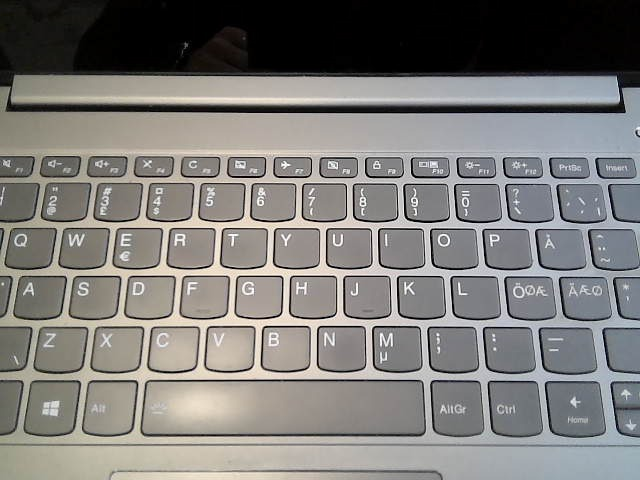
#> input picture robot_pose_1.jpg, 640 x 480 px
$ python no_wrap.py
#> lines starting #> are read from the running program, lines starting #| are printed output that depends on the picture; after the words box and inside, x2 and y2 are one past the last pixel; in counts of white or black regions, pixels touching at a corner belong together
import cv2
import pytesseract
import numpy as np
import os
import json
import math
import statistics
import shlex
from PIL import Image

# =========================================================
# PART 1: CONFIGURATION
# =========================================================

# 1. ROBOT SETUP
SETUP_PITCH_DEG = 18.0
CAMERA_HEIGHT_MM = 500.0

# 2. KEYBOARD SETTINGS (DANISH)
VALID_KEY_CHARS = list("ABCDEFGHIJKLMNOPQRSTUVWXYZÆØÅabcdefghijklmnopqrstuvwxyzæøå0123456789`~!@#$%^&*()-_=+[]{}\\|;:'\",.<>/?½§")
VALID_KEYS = set(VALID_KEY_CHARS)
DIGITS = set("0123456789")
LETTERS = set("ABCDEFGHIJKLMNOPQRSTUVWXYZÆØÅ")

# Danish QWERTY
QWERTY_FULL = [
    ['½', '1', '2', '3', '4', '5', '6', '7', '8', '9', '0', '+', '´'],
    ['Q', 'W', 'E', 'R', 'T', 'Y', 'U', 'I', 'O', 'P', 'Å'],
    ['A', 'S', 'D', 'F', 'G', 'H', 'J', 'K', 'L', 'Æ', 'Ø', "'"],
    ['<', 'Z', 'X', 'C', 'V', 'B', 'N', 'M', ',', '.', '-']
]

QWERTY_LETTERS = [
    ['Q', 'W', 'E', 'R', 'T', 'Y', 'U', 'I', 'O', 'P', 'Å'],
    ['A', 'S', 'D', 'F', 'G', 'H', 'J', 'K', 'L', 'Æ', 'Ø'],
    ['Z', 'X', 'C', 'V', 'B', 'N', 'M']
]

# =========================================================
# PART 2: YOUR RECOGNITION LOGIC (EXACT IMPLEMENTATION)
# =========================================================

# --- PREPROCESSING ---
def build_masks(img, block_size=21, C=5):
    gray = cv2.cvtColor(img, cv2.COLOR_BGR2GRAY)
    gray_blur = cv2.GaussianBlur(gray, (5, 5), 0)
    bs = block_size if block_size % 2 == 1 else block_size + 1
    mask_adaptive = cv2.adaptiveThreshold(
        gray_blur, 255,
        cv2.ADAPTIVE_THRESH_MEAN_C, cv2.THRESH_BINARY_INV,
        bs, C
    )
    kernel_small = cv2.getStructuringElement(cv2.MORPH_RECT, (3, 3))
    mask_adaptive = cv2.morphologyEx(mask_adaptive, cv2.MORPH_CLOSE, kernel_small, iterations=1)
    mask_adaptive = cv2.erode(mask_adaptive, kernel_small, iterations=1)
    gray_bi = cv2.bilateralFilter(gray, 9, 75, 75)
    edges = cv2.Canny(gray_bi, 40, 160)
    edges = cv2.morphologyEx(edges, cv2.MORPH_CLOSE, kernel_small, iterations=1)
    mask_edges = cv2.dilate(edges, kernel_small, iterations=1)
    mask_union = cv2.bitwise_or(mask_adaptive, mask_edges)
    return gray, mask_adaptive, mask_edges, mask_union

def find_key_contours(binary_mask, img_shape):
    contours, _ = cv2.findContours(binary_mask.copy(), cv2.RETR_TREE, cv2.CHAIN_APPROX_SIMPLE)
    H, W = img_shape[:2]
    image_area = float(W * H)
    min_area = image_area * 0.00001
    max_area = image_area * 0.08
    candidates = []
    for cnt in contours:
        area = cv2.contourArea(cnt)
        if area < min_area or area > max_area:
            continue
        x, y, w, h = cv2.boundingRect(cnt)
        if w < 10 or h < 10:
            continue
        aspect = w / float(h)
        if not (0.35 < aspect < 9.0):
            continue
        rect_area = w * h
        if rect_area <= 0:
            continue
        fill_ratio = area / float(rect_area)
        if fill_ratio < 0.20:
            continue
        approx = cv2.approxPolyDP(cnt, 0.03 * cv2.arcLength(cnt, True), True)
        if len(approx) < 4 or len(approx) > 14:
            continue
        candidates.append(cnt)
    candidates = sorted(candidates, key=lambda c: (cv2.boundingRect(c)[1], cv2.boundingRect(c)[0]))
    return candidates

# --- OCR HELPERS ---
def _run_tesseract(pil_img, whitelist):
    whitelist_token = shlex.quote(whitelist)
    # Loop through PSM modes (Restored from your logic)
    for psm in (10, 8, 6, 7, 13):
        config = f'--oem 1 --psm {psm} -c tessedit_char_whitelist={whitelist_token}'
        try:
            # Try Danish first
            text = pytesseract.image_to_string(pil_img, lang='dan', config=config).strip().replace("\n", "")
        except:
            # Fallback
            text = pytesseract.image_to_string(pil_img, config=config).strip().replace("\n", "")
        if text:
            return text
    return ""

def ocr_label_from_roi(gray, bbox, valid_keys=VALID_KEYS):
    x, y, w, h = bbox
    margin = int(0.10 * min(w, h))
    rx1 = max(0, x + margin)
    ry1 = max(0, y + margin)
    rx2 = min(gray.shape[1], x + w - margin)
    ry2 = min(gray.shape[0], y + h - margin)
    roi = gray[ry1:ry2, rx1:rx2]
    if roi.size == 0 or roi.shape[0] < 6 or roi.shape[1] < 6:
        return None

    # LOGIC RESTORED EXACTLY (No padding added)
    roi_big = cv2.resize(roi, None, fx=3.0, fy=3.0, interpolation=cv2.INTER_CUBIC)
    roi_bin = cv2.threshold(roi_big, 0, 255, cv2.THRESH_BINARY + cv2.THRESH_OTSU)[1]
    roi_inv = cv2.bitwise_not(roi_bin)

    whitelist = ''.join(sorted(valid_keys))
    pil_inv = Image.fromarray(roi_inv)
    text = _run_tesseract(pil_inv, whitelist)

    if not text:
        pil_bin = Image.fromarray(roi_bin)
        text = _run_tesseract(pil_bin, whitelist)

    if not text:
        return None

    if len(text) == 1 and text.isalpha():
        text = text.upper()

    mapping = {'|': 'I', 'l': 'I'}
    text = mapping.get(text, text)
    return text if text in valid_keys else None

# --- GEOMETRY HELPERS ---
def iou_box(a, b):
    ax, ay, aw, ah = a
    bx, by, bw, bh = b
    x1 = max(ax, bx); y1 = max(ay, by)
    x2 = min(ax + aw, bx + bw); y2 = min(ay + ah, by + bh)
    inter = max(0, x2 - x1) * max(0, y2 - y1)
    denom = (aw * ah) + (bw * bh) - inter
    return inter / denom if denom > 0 else 0.0

def nms_boxes(boxes, iou_thresh=0.35):
    if not boxes: return []
    areas = [(w * h) for (_, _, w, h) in boxes]
    idxs = list(range(len(boxes)))
    idxs.sort(key=lambda i: areas[i], reverse=True)
    kept = []
    while idxs:
        i = idxs.pop(0)
        keep = True
        for k in kept:
            if iou_box(boxes[i], boxes[k]) > iou_thresh:
                keep = False
                break
        if keep:
            kept.append(i)
        idxs = [j for j in idxs if iou_box(boxes[j], boxes[i]) <= iou_thresh]
    return [boxes[i] for i in kept]

def remove_nested_boxes(boxes, pad=2, area_ratio_thresh=0.85):
    if not boxes: return []
    areas = [w * h for (x, y, w, h) in boxes]
    idxs = list(range(len(boxes)))
    idxs.sort(key=lambda i: areas[i], reverse=True)
    def contains(outer, inner):
        ox, oy, ow, oh = outer
        ix, iy, iw, ih = inner
        return (ix >= ox + pad and iy >= oy + pad and
                ix + iw <= ox + ow - pad and iy + ih <= oy + oh - pad)
    keep = [True] * len(boxes)
    for i_pos, i in enumerate(idxs):
        if not keep[i]: continue
        oi = boxes[i]; ai = areas[i]
        for j in idxs[i_pos + 1:]:
            if not keep[j]: continue
            oj = boxes[j]; aj = areas[j]
            if contains(oi, oj) and (aj / ai) <= area_ratio_thresh:
                keep[j] = False
    return [boxes[k] for k in range(len(boxes)) if keep[k]]

# --- ROW CLUSTERING ---
# [329 lines left out: functions cluster_rows_by_y, build_detected_rows, map_rows_to_layout, correct_labels_by_qwerty, fix_ambiguous_by_row, resolve_duplicate_labels and 6 more, not called in this run]

# --- MAIN DETECTION FUNCTION ---
def detect_keyboard_keys(img, verbose=False, save_debug=True, include_unlabeled=True):
    # 1. RESIZING (Logic from your script)
    # We resize to max 1280 for detection consistency, but we must remember the scale!
    max_w = 1280
    h, w = img.shape[:2]
    scale = 1.0
    if w > max_w:
        scale = max_w / w
        # Note: We overwrite 'img_processed' for processing but keep original 'img' safe
        img_processed = cv2.resize(img, (int(w * scale), int(h * scale)))
    else:
        img_processed = img.copy()

    gray, mask_adaptive, mask_edges, mask_union = build_masks(img_processed, block_size=21, C=5)
    contours = find_key_contours(mask_union, img_processed.shape)

    if len(contours) < 10:
        if verbose:
            print(f"Union mask yielded {len(contours)} contours; trying alternate params...")
        gray, mask_adaptive, mask_edges, mask_union = build_masks(img_processed, block_size=17, C=3)
        contours = find_key_contours(mask_union, img_processed.shape)

    if verbose:
        print(f"Using {len(contours)} candidate key contours")

    if save_debug:
        cv2.imwrite("debug_mask_adaptive.png", mask_adaptive)
        cv2.imwrite("debug_mask_edges.png", mask_edges)
        cv2.imwrite("debug_mask_union.png", mask_union)

    contour_boxes = []
    for cnt in contours:
        x, y, w, h = cv2.boundingRect(cnt)
        if w >= 12 and h >= 12:
            contour_boxes.append((x, y, w, h))

    all_boxes = nms_boxes(contour_boxes, iou_thresh=0.3)
    all_boxes = remove_nested_boxes(all_boxes, pad=2, area_ratio_thresh=0.85)

    raw_results = []
    for (x, y, w, h) in all_boxes:
        label = ocr_label_from_roi(gray, (x, y, w, h), VALID_KEYS)
        cx, cy = int(x + w / 2), int(y + h / 2)
        raw_results.append({
            "label": label if label else "?",
            "bbox": {"x": x, "y": y, "w": w, "h": h},
            "center": {"cx": cx, "cy": cy},
            "inferred": False if label else True
        })

    if verbose:
        for r in raw_results:
            print(f"Box @ ({r['bbox']['x']},{r['bbox']['y']},{r['bbox']['w']},{r['bbox']['h']}) -> {r['label']}")

    # === Apply Full Logic Pipeline ===
    qwerty_layout, letters_only, min_row_len = select_layout_and_params(raw_results)

    if any(r["label"] != "?" for r in raw_results):
        raw_results = correct_labels_by_qwerty(raw_results, qwerty_layout, min_row_len, 0.6)

    if not letters_only:
        raw_results = fix_ambiguous_by_row(raw_results)

    raw_results = resolve_duplicate_labels(raw_results, qwerty_layout)
    raw_results = fill_missing_by_layout(raw_results, qwerty_layout)
    raw_results = fill_missing_by_neighbors_no_map(raw_results, qwerty_layout)
    raw_results = label_spacebar_by_B(raw_results, 3.0, 1.0, 0.6)

    # 2. RESCALE COORDINATES BACK TO ORIGINAL (CRITICAL FOR 3D)
    if scale != 1.0:
        for r in raw_results:
            r['bbox']['x'] = int(r['bbox']['x'] / scale)
            r['bbox']['y'] = int(r['bbox']['y'] / scale)
            r['bbox']['w'] = int(r['bbox']['w'] / scale)
            r['bbox']['h'] = int(r['bbox']['h'] / scale)
            r['center']['cx'] = int(r['center']['cx'] / scale)
            r['center']['cy'] = int(r['center']['cy'] / scale)

    # --- FILTERING FOR LETTERS AND SPACE ONLY ---
    final_filtered_results = []
    for r in raw_results:
        lbl = r.get("label", "?")
        # Keep if it is SPACE or in our LETTERS set OR if it is unknown (?)
        # This preserves bounding boxes for unrecognized letters as requested
        if lbl == "SPACE" or lbl in LETTERS or lbl == "?":
             final_filtered_results.append(r)

    # Visualization (on ORIGINAL image size)
    annotated = img.copy()
    for r in final_filtered_results:
        if not r.get("bbox"): continue
        x, y, w, h = r["bbox"]["x"], r["bbox"]["y"], r["bbox"]["w"], r["bbox"]["h"]
        lbl = r["label"]
        color = (0, 0, 255) if lbl != "?" else (0, 165, 255)
        cv2.rectangle(annotated, (x, y), (x + w, y + h), (0, 255, 0), 2)
        cv2.putText(annotated, lbl, (x+2, y+h-2), cv2.FONT_HERSHEY_SIMPLEX, 0.5, color, 1)

    space_info = detect_spacebar(final_filtered_results)
    if space_info:
        cx, cy = space_info["center"]["cx"], space_info["center"]["cy"]
        cv2.circle(annotated, (cx, cy), 5, (255, 0, 0), -1)

    return annotated, final_filtered_results

# =========================================================
# PART 3: MONO-PROCESSOR (Ray Casting Only)
# =========================================================

class MonoRayCaster:
    def __init__(self, K, D, pitch_deg, height_mm):
        self.K = K; self.D = D; self.height = height_mm

        theta = np.radians(pitch_deg)
        self.R_ray = np.array([
            [1, 0, 0],
            [0, np.cos(theta), -np.sin(theta)],
            [0, np.sin(theta),  np.cos(theta)]
        ])

        # NOTE: No warper initialized here

    # [12 lines left out: function pixel_to_3d, not called in this run]

    def process(self, img_raw):
        # 1. DETECT (Directly on raw image)
        vis_warp, keys = detect_keyboard_keys(img_raw, verbose=True)

        final_data = []

        # 3. CALCULATE 3D
        for k in keys:
            # Get coordinates directly from detection (already raw)
            cx_raw, cy_raw = k['center']['cx'], k['center']['cy']

            # Ray Cast (Raw -> 3D)
            pos_3d = self.pixel_to_3d(cx_raw, cy_raw)

            if pos_3d is not None:
                final_data.append({
                    "label": k['label'],
                    "coords_cam": {
                        "x": float(pos_3d[0]),
                        "y": float(pos_3d[1]),
                        "z": float(pos_3d[2])
                    }
                })
                # Draw on the already annotated raw image
                cv2.putText(vis_warp, f"{pos_3d[1]:.0f}mm", (cx_raw, cy_raw+20),
                           cv2.FONT_HERSHEY_SIMPLEX, 0.4, (0,255,0), 1)

        return vis_warp, final_data

# =========================================================
# PART 4: ROBOTICS API FUNCTION
# =========================================================

def process_keyboard_from_robot(image, pitch_deg, camera_height_mm, K, D, output_json_path="keyboard_coords.json", output_image_path="annotated_keyboard.jpg"):
    """
    Main entry point for the Robotics Application.
    """
    if image is None:
        raise ValueError("Received None instead of an image.")

    # Initialize the processor with dynamic parameters
    processor = MonoRayCaster(K, D, pitch_deg, camera_height_mm)

    # Run pipeline
    visualization, data = processor.process(image)

    # Save to JSON
    try:
        with open(output_json_path, 'w') as f:
            json.dump(data, f, indent=2)
        print(f"Success: {len(data)} keys detected. Data saved to {output_json_path}")
    except IOError as e:
        print(f"Error saving JSON: {e}")

    # Save Image
    if output_image_path:
        try:
            cv2.imwrite(output_image_path, visualization)
            print(f"Annotated image saved to {output_image_path}")
        except Exception as e:
            print(f"Error saving Image: {e}")

    return data, visualization

# =========================================================
# PART 5: MAIN EXECUTION (TESTING)
# =========================================================
if __name__ == "__main__":
    # --- TEST CONFIGURATION ---
    TEST_PITCH = 18.0
    TEST_HEIGHT = 500.0
    IMG_PATH = "robot_pose_1.jpg"

    def load_calib():
        with open("camera_calibration.json", 'r') as f: d = json.load(f)
#> (reads camera_calibration.json from the repository)
        return np.array(d["K"]), np.array(d["D"])

    try: K, D = load_calib()
    except: print("No calibration file found. Please run calibration first."); exit()

    # Load Image
    img = cv2.imread(IMG_PATH)
#> img is the input picture: shape (480, 640, 3); mean B, G, R 121.4, 124.1, 125.8

    if img is not None:
        # Call the API function
        keys_data, vis_img = process_keyboard_from_robot(
            image=img,
            pitch_deg=TEST_PITCH,
            camera_height_mm=TEST_HEIGHT,
            K=K,
            D=D,
            output_json_path="robot_output.json",
            output_image_path="annotated_debug.jpg"
        )
#> in build_masks, `gray_blur = cv2.GaussianBlur(gray, (5, 5), 0)`:
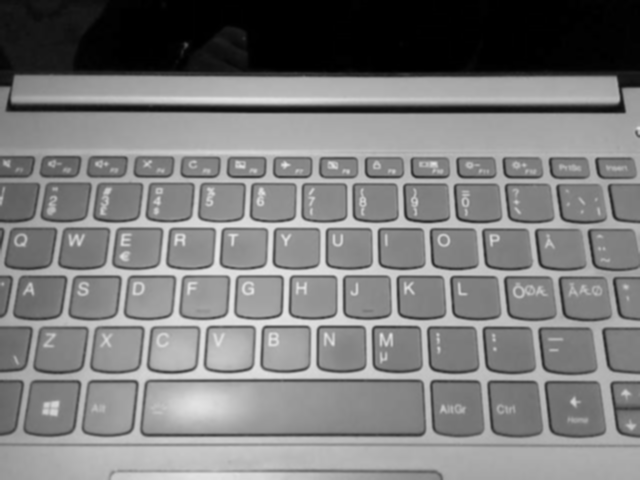
#> gray_blur: shape (480, 640); min 0, max 231, mean 124.3
#> in build_masks, `mask_adaptive = cv2.adaptiveThreshold( gray_blur, 255, cv2.ADAPTIVE_TH..`:
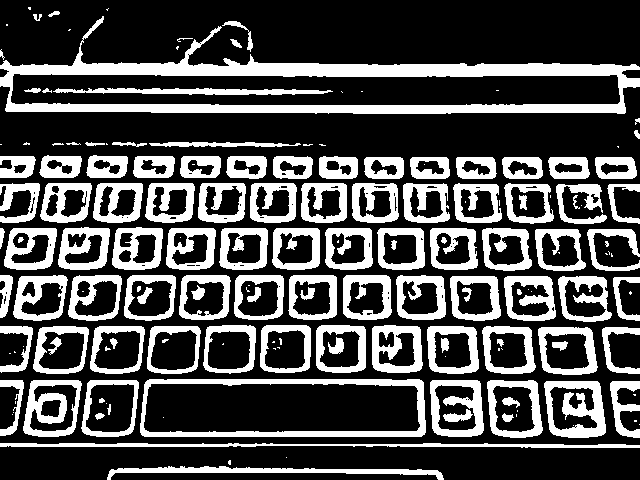
#> mask_adaptive: shape (480, 640); 30.7% white; 175 white regions (59 under 20 px), largest, box (x1, y1, x2, y2) and area: (0, 16, 640, 114) 13900, (140, 379, 426, 437) 3648, (0, 443, 640, 448) 1995
#> in build_masks, `mask_adaptive = cv2.morphologyEx(mask_adaptive, cv2.MORPH_CLOSE, kerne..`: mask_adaptive: shape (480, 640); 31.1% white; 143 white regions (42 under 20 px), largest, box (x1, y1, x2, y2) and area: (0, 16, 640, 114) 14168, (140, 379, 426, 437) 3654, (544, 381, 606, 438) 2009
#> in build_masks, `mask_adaptive = cv2.erode(mask_adaptive, kernel_small, iterations=1)`:
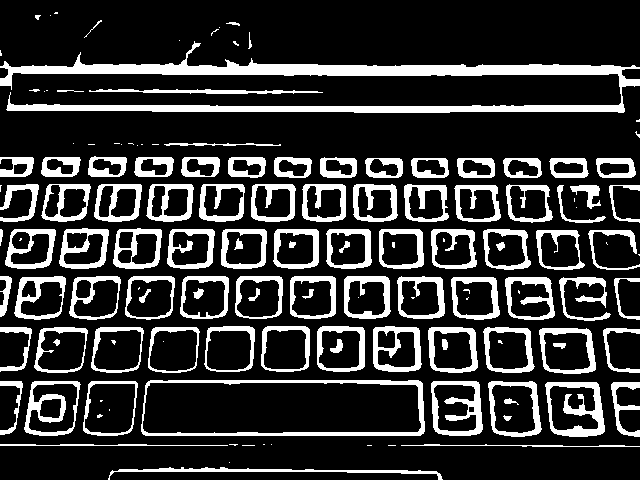
#> mask_adaptive: shape (480, 640); 20.4% white; 146 white regions (46 under 20 px), largest, box (x1, y1, x2, y2) and area: (0, 41, 640, 113) 10757, (141, 380, 425, 436) 2292, (545, 382, 605, 437) 1413
#> in build_masks, `edges = cv2.Canny(gray_bi, 40, 160)`: edges: shape (480, 640); 6.9% white in thin lines or dots, all inside (x1, y1, x2, y2) = (0, 74, 640, 480)
#> in build_masks, `edges = cv2.morphologyEx(edges, cv2.MORPH_CLOSE, kernel_small, iterati..`:
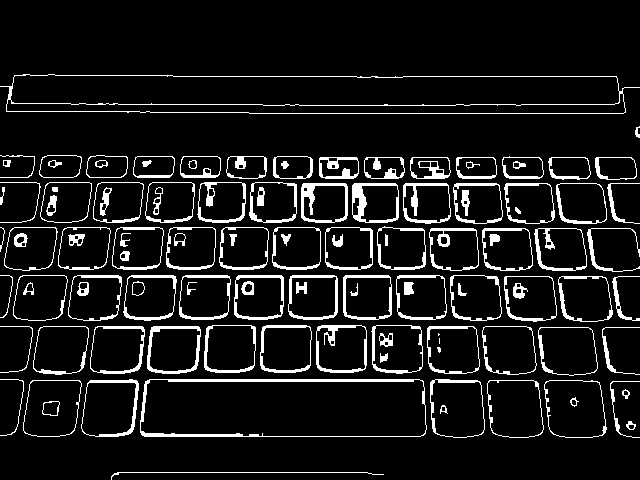
#> edges: shape (480, 640); 9.6% white; 122 white regions (3 under 20 px), largest, box (x1, y1, x2, y2) and area: (0, 74, 640, 114) 2015, (140, 379, 427, 437) 1543, (352, 183, 399, 223) 638
#> in build_masks, `mask_edges = cv2.dilate(edges, kernel_small, iterations=1)`:
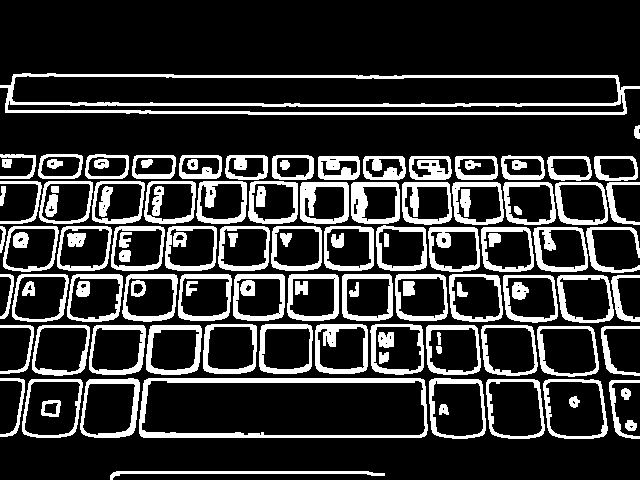
#> mask_edges: shape (480, 640); 20.6% white; 121 white regions, largest, box (x1, y1, x2, y2) and area: (0, 73, 640, 115) 6009, (139, 378, 428, 438) 2937, (315, 324, 368, 374) 1054
#> in build_masks, `mask_union = cv2.bitwise_or(mask_adaptive, mask_edges)`:
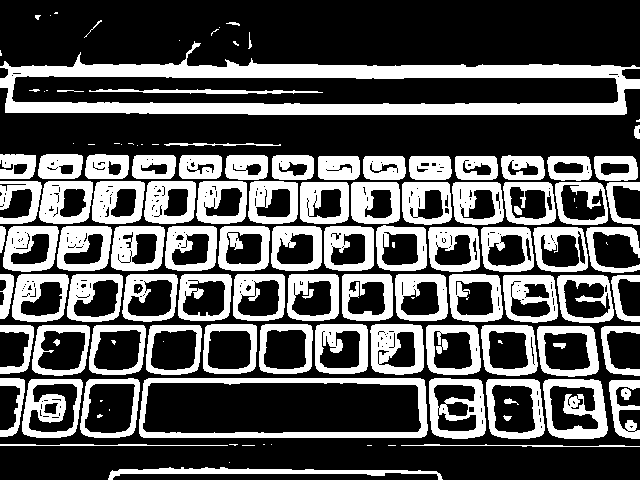
#> mask_union: shape (480, 640); 34.8% white; 132 white regions (38 under 20 px)
#> in find_key_contours, `contours, _ = cv2.findContours(binary_mask.copy(), cv2.RETR_TREE, cv2...`: contours = 539 contours, 343 with area under 20; largest, box (x1, y1, x2, y2) and area: (0, 41, 640, 115) 30250, (139, 378, 428, 438) 16774, (11, 75, 619, 105) 15904, (142, 382, 422, 434) 13624, (543, 379, 608, 439) 3366
#> the loop in find_key_contours, `for cnt in contours:` made 539 passes
#> (area, x, y, w, h, aspect, rect_area, fill_ratio) on passes 11, 13, 18: (75.5, 621, 388, 10, 12, 0.833, 120, 0.629), (771, 609, 380, 31, 59, 0.525, 1829, 0.422), (57, 570, 398, 14, 12, 1.17, 168, 0.339)
#> after the loop in find_key_contours, `for cnt in contours:`: candidates = 144 contours; largest, box (x1, y1, x2, y2) and area: (139, 378, 428, 438) 16774, (142, 382, 422, 434) 13624, (543, 379, 608, 439) 3366, (486, 379, 545, 439) 3098, (429, 378, 486, 439) 3088
#> in detect_keyboard_keys, `contours = find_key_contours(mask_union, img_processed.shape)`: contours has the same summary as candidates in find_key_contours
#| Using 144 candidate key contours
#> the loop in detect_keyboard_keys, `for cnt in contours:` made 144 passes
#> (x, y, w, h) on passes 1 to 12: (0, 154, 36, 25), (38, 154, 45, 25), (85, 154, 44, 25), (132, 155, 44, 24), (179, 155, 43, 24), (225, 155, 43, 25), (272, 155, 42, 25), (501, 155, 44, 25), (318, 156, 42, 24), (363, 156, 43, 24), (409, 156, 43, 24), (455, 156, 43, 24)
#> the loop in nms_boxes, `while idxs:` made 83 passes
#> the loop in remove_nested_boxes, `for i_pos, i in enumerate(idxs):` made 83 passes
#> the loop in detect_keyboard_keys, `for (x, y, w, h) in all_boxes:` made 1 pass
#> pass 1, in ocr_label_from_roi, `roi_bin = cv2.threshold(roi_big, 0, 255, cv2.THRESH_BINARY + cv2.THRES..`:
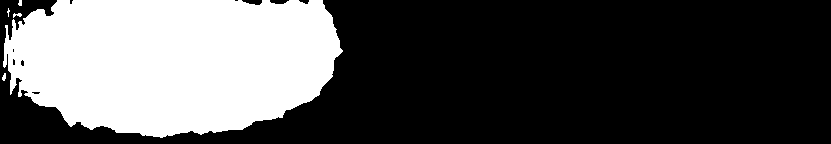
#> roi_bin: shape (144, 831); 31.9% white; 5 white regions (1 under 20 px), largest, box (x1, y1, x2, y2) and area: (3, 0, 343, 138) 38087, (13, 13, 22, 18) 26, (2, 73, 6, 81) 23, (18, 0, 22, 6) 20
#> (the run stopped early here; a loop or call above may not have finished)
